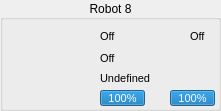
   <widget class="QGroupBox" name="groupBox_9">
    <property name="geometry">
     <rect>
      <x>1160</x>
      <y>322</y>
      <width>221</width>
      <height>111</height>
     </rect>
    </property>
    <property name="title">
     <string>Robot 8</string>
    </property>
    <property name="alignment">
     <set>Qt::AlignCenter</set>
    </property>
    <widget class="QLabel" name="sprite_9">
     <property name="geometry">
      <rect>
       <x>8</x>
       <y>29</y>
       <width>64</width>
       <height>64</height>
      </rect>
     </property>
     <property name="text">
      <string/>
     </property>
     <property name="pixmap">
      <pixmap resource="../../rsc.qrc">:/textures/textures/robots/blue/b8.png</pixmap>
     </property>
     <property name="scaledContents">
      <bool>true</bool>
     </property>
    </widget>
    <widget class="QProgressBar" name="battery_9">
     <property name="geometry">
      <rect>
       <x>100</x>
       <y>90</y>
       <width>45</width>
       <height>16</height>
      </rect>
     </property>
     <property name="font">
      <font>
       <pointsize>8</pointsize>
      </font>
     </property>
     <property name="value">
      <number>100</number>
     </property>
    </widget>
    <widget class="QLabel" name="status_9">
     <property name="geometry">
      <rect>
       <x>100</x>
       <y>28</y>
       <width>17</width>
       <height>17</height>
      </rect>
     </property>
     <property name="font">
      <font>
       <pointsize>8</pointsize>
      </font>
     </property>
     <property name="text">
      <string>Off</string>
     </property>
    </widget>
    <widget class="QLabel" name="dribble_9">
     <property name="geometry">
      <rect>
       <x>100</x>
       <y>50</y>
       <width>17</width>
       <height>17</height>
      </rect>
     </property>
     <property name="font">
      <font>
       <pointsize>8</pointsize>
      </font>
     </property>
     <property name="text">
      <string>Off</string>
     </property>
    </widget>
    <widget class="QLabel" name="role_9">
     <property name="geometry">
      <rect>
       <x>100</x>
       <y>70</y>
       <width>111</width>
       <height>17</height>
      </rect>
     </property>
     <property name="font">
      <font>
       <pointsize>8</pointsize>
      </font>
     </property>
     <property name="text">
      <string>Undefined</string>
     </property>
    </widget>
    <widget class="QProgressBar" name="chute_9">
     <property name="geometry">
      <rect>
       <x>170</x>
       <y>90</y>
       <width>45</width>
       <height>16</height>
      </rect>
     </property>
     <property name="font">
      <font>
       <pointsize>8</pointsize>
      </font>
     </property>
     <property name="autoFillBackground">
      <bool>false</bool>
     </property>
     <property name="value">
      <number>100</number>
     </property>
    </widget>
    <widget class="QLabel" name="label_46">
     <property name="geometry">
      <rect>
       <x>80</x>
       <y>50</y>
       <width>16</width>
       <height>16</height>
      </rect>
     </property>
     <property name="text">
      <string/>
     </property>
     <property name="pixmap">
      <pixmap resource="../../rsc.qrc">:/textures/textures/ui/dribble.png</pixmap>
     </property>
     <property name="scaledContents">
      <bool>true</bool>
     </property>
    </widget>
    <widget class="QLabel" name="imgrole_9">
     <property name="geometry">
      <rect>
       <x>80</x>
       <y>70</y>
       <width>16</width>
       <height>16</height>
      </rect>
     </property>
     <property name="text">
      <string/>
     </property>
     <property name="pixmap">
      <pixmap resource="../../rsc.qrc">:/textures/textures/ui/none.png</pixmap>
     </property>
     <property name="scaledContents">
      <bool>true</bool>
     </property>
    </widget>
    <widget class="QLabel" name="label_47">
     <property name="geometry">
      <rect>
       <x>150</x>
       <y>90</y>
       <width>16</width>
       <height>16</height>
      </rect>
     </property>
     <property name="text">
      <string/>
     </property>
     <property name="pixmap">
      <pixmap resource="../../rsc.qrc">:/textures/textures/ui/chute.png</pixmap>
     </property>
     <property name="scaledContents">
      <bool>true</bool>
     </property>
    </widget>
    <widget class="QLabel" name="label_48">
     <property name="geometry">
      <rect>
       <x>80</x>
       <y>30</y>
       <width>16</width>
       <height>14</height>
      </rect>
     </property>
     <property name="text">
      <string/>
     </property>
     <property name="pixmap">
      <pixmap resource="../../rsc.qrc">:/textures/textures/ui/connect.png</pixmap>
     </property>
     <property name="scaledContents">
      <bool>true</bool>
     </property>
    </widget>
    <widget class="QLabel" name="label_49">
     <property name="geometry">
      <rect>
       <x>80</x>
       <y>90</y>
       <width>16</width>
       <height>16</height>
      </rect>
     </property>
     <property name="text">
      <string/>
     </property>
     <property name="pixmap">
      <pixmap resource="../../rsc.qrc">:/textures/textures/ui/battery.png</pixmap>
     </property>
     <property name="scaledContents">
      <bool>true</bool>
     </property>
    </widget>
    <widget class="QLabel" name="vision_9">
     <property name="geometry">
      <rect>
       <x>190</x>
       <y>28</y>
       <width>17</width>
       <height>17</height>
      </rect>
     </property>
     <property name="font">
      <font>
       <pointsize>8</pointsize>
      </font>
     </property>
     <property name="text">
      <string>Off</string>
     </property>
    </widget>
    <widget class="QLabel" name="label_70">
     <property name="geometry">
      <rect>
       <x>170</x>
       <y>30</y>
       <width>16</width>
       <height>14</height>
      </rect>
     </property>
     <property name="text">
      <string/>
     </property>
     <property name="pixmap">
      <pixmap resource="../../rsc.qrc">:/textures/textures/ui/vision.png</pixmap>
     </property>
     <property name="scaledContents">
      <bool>true</bool>
     </property>
    </widget>
   </widget>
